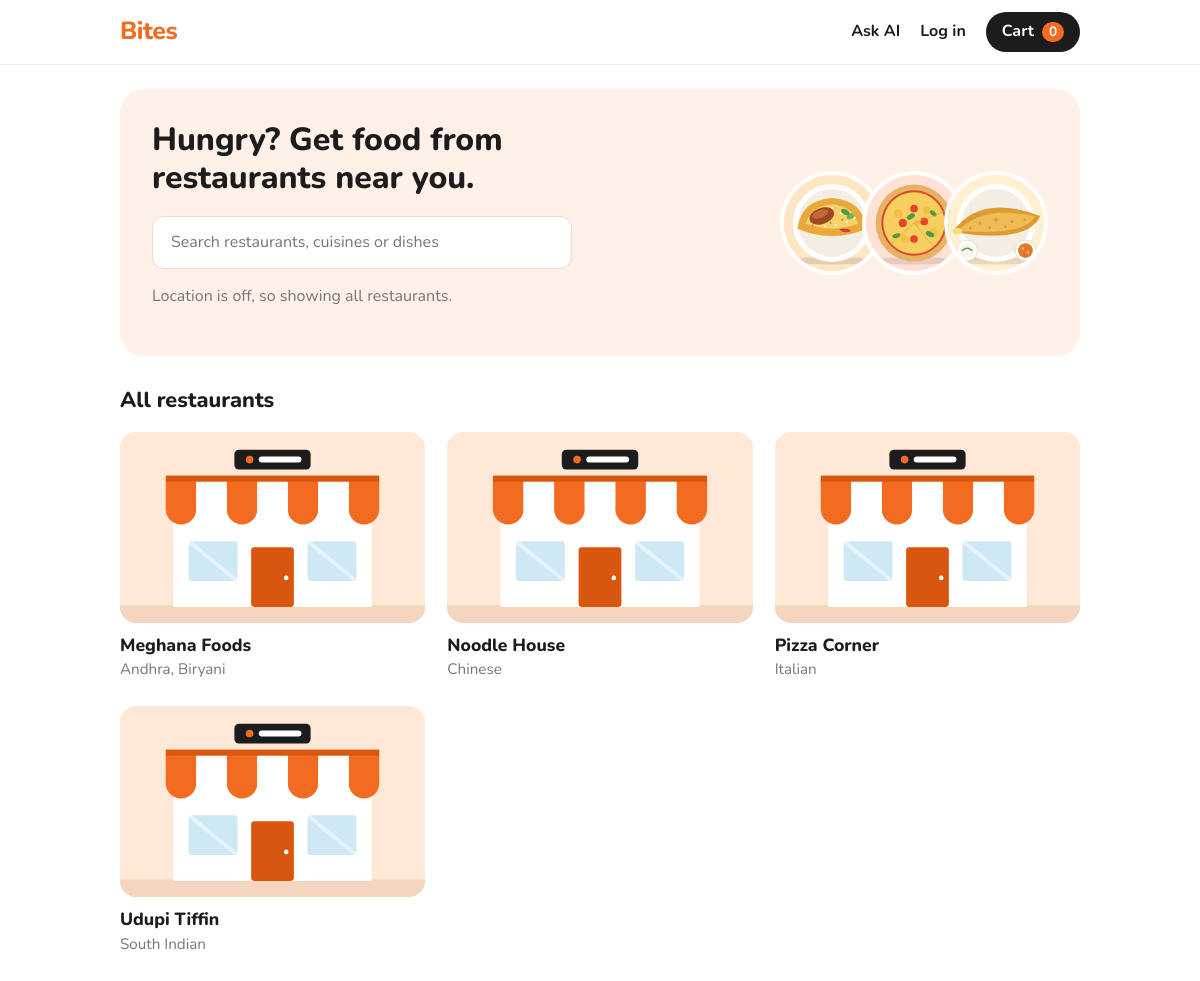
The page / on the database its author committed.
### orders/models.py (models this page shows, shortened)
class Restaurant(models.Model):
    owner = models.ForeignKey(settings.AUTH_USER_MODEL, null=True, blank=True,
                              related_name="restaurants", on_delete=models.SET_NULL)
    name = models.CharField(max_length=100)
    cuisine = models.CharField(max_length=100, blank=True)
    address = models.CharField(max_length=200, blank=True)
    latitude = models.FloatField()
    longitude = models.FloatField()
    image = models.ImageField(upload_to="restaurants/", blank=True)
    is_open = models.BooleanField(default=True)
    @property
    def picture_url(self):
        return self.image.url if self.image else static("orders/img/restaurant.svg")

### orders/views.py (the view)
# urls.py: path("", views.home, name="home"),
def home(request):
    coords = _parse_coords(request.GET.get("lat"), request.GET.get("lng"))
    if coords:
        request.session["coords"] = list(coords)
    return render(request, "orders/home.html", {"restaurants": _nearby(coords), "located": coords is not None})

### orders/context.py (called while the page is built)
def cart_summary(request):
    cart = request.session.get("cart", {})
    count, total = 0, Decimal("0")
    ids = [int(k) for k in cart if str(k).isdigit()]
    if ids:
        for i in MenuItem.objects.filter(pk__in=ids):
            qty = cart.get(str(i.pk), 0)
            count += qty
            total += i.price * qty
    return count, total

def cart_info(request):
    count, total = cart_summary(request)
    return {
        "cart_count": count,
        "cart_total": total,
        "user_is_owner": is_owner(request.user) if request.user.is_authenticated else False,
    }

### orders/views.py (called while the page is built)
def _parse_coords(lat, lng):
    try:
        lat, lng = float(lat), float(lng)
    except (TypeError, ValueError):
        return None
    if math.isfinite(lat) and math.isfinite(lng) and -90 <= lat <= 90 and -180 <= lng <= 180:
        return lat, lng
    return None

def _nearby(coords, limit=None, only_open=False):
    qs = Restaurant.objects.prefetch_related("items")
    if only_open:
        qs = qs.filter(is_open=True)
    restaurants = list(qs)
    for r in restaurants:
        r.distance = r.eta = None
        if coords:
            r.distance = round(distance_km(coords[0], coords[1], r.latitude, r.longitude), 1)
            r.eta = 15 + round(r.distance * 4)  # rough estimate
    restaurants.sort(key=lambda r: (not r.is_open, r.distance or 0, r.name))
    return restaurants[:limit] if limit else restaurants

### orders/templates/orders/home.html (shortened to what this page needs)
{% extends "orders/base.html" %}
{% load static %}
{% block content %}
<section class="hero">
  <div>
    <h1>Hungry? Get food from restaurants near you.</h1>
    <input class="search" id="q" placeholder="Search restaurants, cuisines or dishes" aria-label="Search">
    {% if not located %}<p class="muted" id="loc">Finding restaurants near you...</p>{% endif %}
  </div>
  <div class="hero-imgs">
    <img src="{% static 'orders/img/biryani.svg' %}" alt="">
    <img src="{% static 'orders/img/pizza.svg' %}" alt="">
    <img src="{% static 'orders/img/dosa.svg' %}" alt="">
  </div>
</section>
<h2 class="sec">{% if located %}Restaurants near you{% else %}All restaurants{% endif %}</h2>
<div class="grid">
  {% for r in restaurants %}
  <a class="rcard{% if not r.is_open %} closed{% endif %}" href="{% url 'restaurant' r.pk %}"
     data-search="{{ r.name }} {{ r.cuisine }} {% for i in r.items.all %}{{ i.name }} {% endfor %}">
    <img src="{{ r.picture_url }}" alt="{{ r.name }}">
    <div class="rname">{{ r.name }}{% if not r.is_open %} <span class="tag">Closed</span>{% endif %}</div>
    <div class="rmeta">{{ r.cuisine }}</div>
  </a>
  {% empty %}
  <p>No restaurants yet. Run <code>python manage.py seed</code> or sign up as a restaurant owner.</p>
  {% endfor %}
</div>
{% endblock %}

### orders/static/orders/style.css (style rules this page uses)
:root { --ink:#1c1c1e; --muted:#74767b; --line:#ececea; --soft:#f7f6f3; --tint:#fff1e7; --accent:#f26b21; --accent-dark:#d9560f; --green:#1ea35a; --red:#d93a2f; --radius:16px; }
* { box-sizing: border-box; }
body { margin:0; font-family:"Nunito", system-ui, -apple-system, "Segoe UI", sans-serif; color:var(--ink); background:#fff; line-height:1.45; padding-bottom:84px; }
h1, h2, h3 { margin:0; line-height:1.2; }
.muted { color:var(--muted); }
.hero { background:var(--tint); border-radius:24px; padding:32px; display:flex; gap:24px; align-items:center; justify-content:space-between; margin-bottom:32px; }
.hero h1 { font-size:2rem; font-weight:800; max-width:420px; margin-bottom:18px; }
.search { width:100%; max-width:420px; padding:14px 18px; border:1px solid #f3d8c7; border-radius:12px; font:inherit; background:#fff; }
.hero-imgs { display:flex; flex:none; }
.hero-imgs img { width:104px; height:104px; border-radius:50%; object-fit:cover; border:4px solid #fff; margin-left:-22px; }
.hero-imgs img:first-child { margin-left:0; }
.sec { font-size:1.35rem; font-weight:800; margin-bottom:18px; }
.grid { display:grid; grid-template-columns:repeat(auto-fill, minmax(260px, 1fr)); gap:26px 22px; }
.rcard { color:inherit; text-decoration:none; display:block; }
.rcard img { width:100%; aspect-ratio:16/10; object-fit:cover; border-radius:var(--radius); display:block; transition:filter .2s; }
.rname { font-weight:800; font-size:1.1rem; margin-top:10px; }
.rmeta { color:var(--muted); font-size:.95rem; }

### rows shown on the page
Restaurant: name "Meghana Foods", cuisine "Andhra, Biryani"
Restaurant: name "Noodle House", cuisine "Chinese"
Restaurant: name "Pizza Corner", cuisine "Italian"
Restaurant: name "Udupi Tiffin", cuisine "South Indian"

### other values the page prints
{{ cart_count }} "0"
